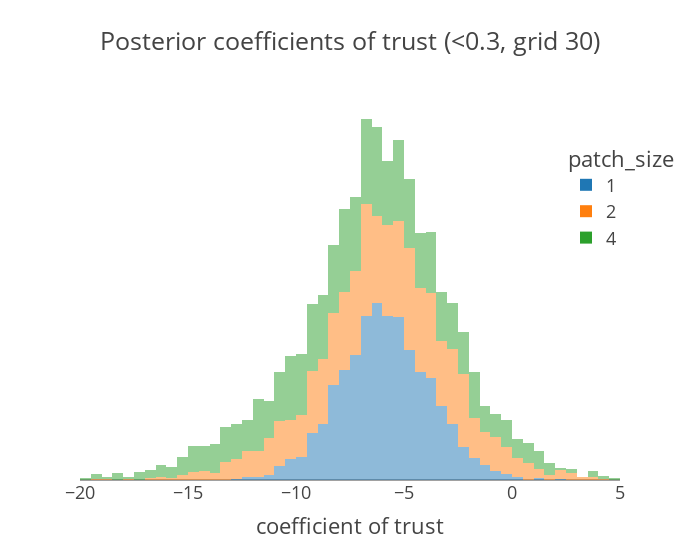

Here is the notebook cell this chart was saved with:
### Code cell
plot_coefs(sample30l, "<0.3", 30)

### Figure 1 — Plotly figure (JSON) as saved in the notebook; plotly's stock layout.template omitted (floating-point values rounded to 4 significant figures; data arrays with more than 128 entries replaced by an {"elided": "..."} marker saying what was removed)
{"data": [{"alignmentgroup": "True", "bingroup": "x", "hovertemplate": "patch_size=1<br>coefficient of trust=%{x}<br>count=%{y}<extra></extra>", "legendgroup": "1", "marker": {"color": "#1F77B4", "opacity": 0.5, "pattern": {"shape": ""}}, "name": "1", "nbinsx": 90, "offsetgroup": "1", "orientation": "v", "showlegend": true, "type": "histogram", "x": {"elided": "2000 float values"}, "xaxis": "x", "yaxis": "y"}, {"alignmentgroup": "True", "bingroup": "x", "hovertemplate": "patch_size=2<br>coefficient of trust=%{x}<br>count=%{y}<extra></extra>", "legendgroup": "2", "marker": {"color": "#FF7F0E", "opacity": 0.5, "pattern": {"shape": ""}}, "name": "2", "nbinsx": 90, "offsetgroup": "2", "orientation": "v", "showlegend": true, "type": "histogram", "x": {"elided": "2000 float values"}, "xaxis": "x", "yaxis": "y"}, {"alignmentgroup": "True", "bingroup": "x", "hovertemplate": "patch_size=4<br>coefficient of trust=%{x}<br>count=%{y}<extra></extra>", "legendgroup": "4", "marker": {"color": "#2CA02C", "opacity": 0.5, "pattern": {"shape": ""}}, "name": "4", "nbinsx": 90, "offsetgroup": "4", "orientation": "v", "showlegend": true, "type": "histogram", "x": {"elided": "2000 float values"}, "xaxis": "x", "yaxis": "y"}], "layout": {"barmode": "relative", "legend": {"title": {"text": "patch_size"}, "tracegroupgap": 0, "x": 0.9, "xanchor": "left", "y": 0.9, "yanchor": "top"}, "title": {"text": "Posterior coefficients of trust (<0.3, grid 30)"}, "width": 700, "xaxis": {"anchor": "y", "domain": [0, 1], "range": [-20, 5], "title": {"text": "coefficient of trust"}}, "yaxis": {"anchor": "x", "domain": [0, 1], "showgrid": false, "showticklabels": false, "title": {"text": ""}}}}
